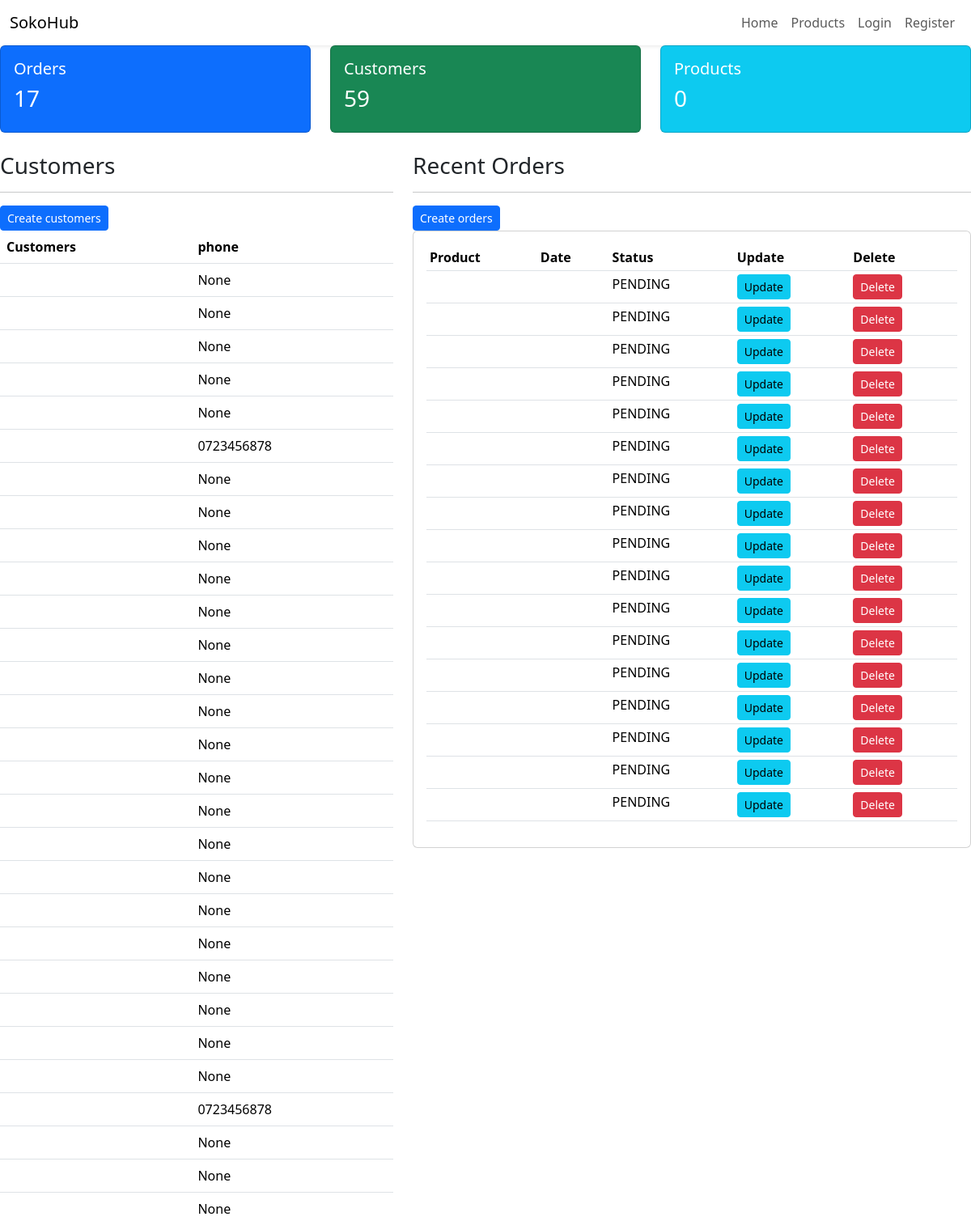
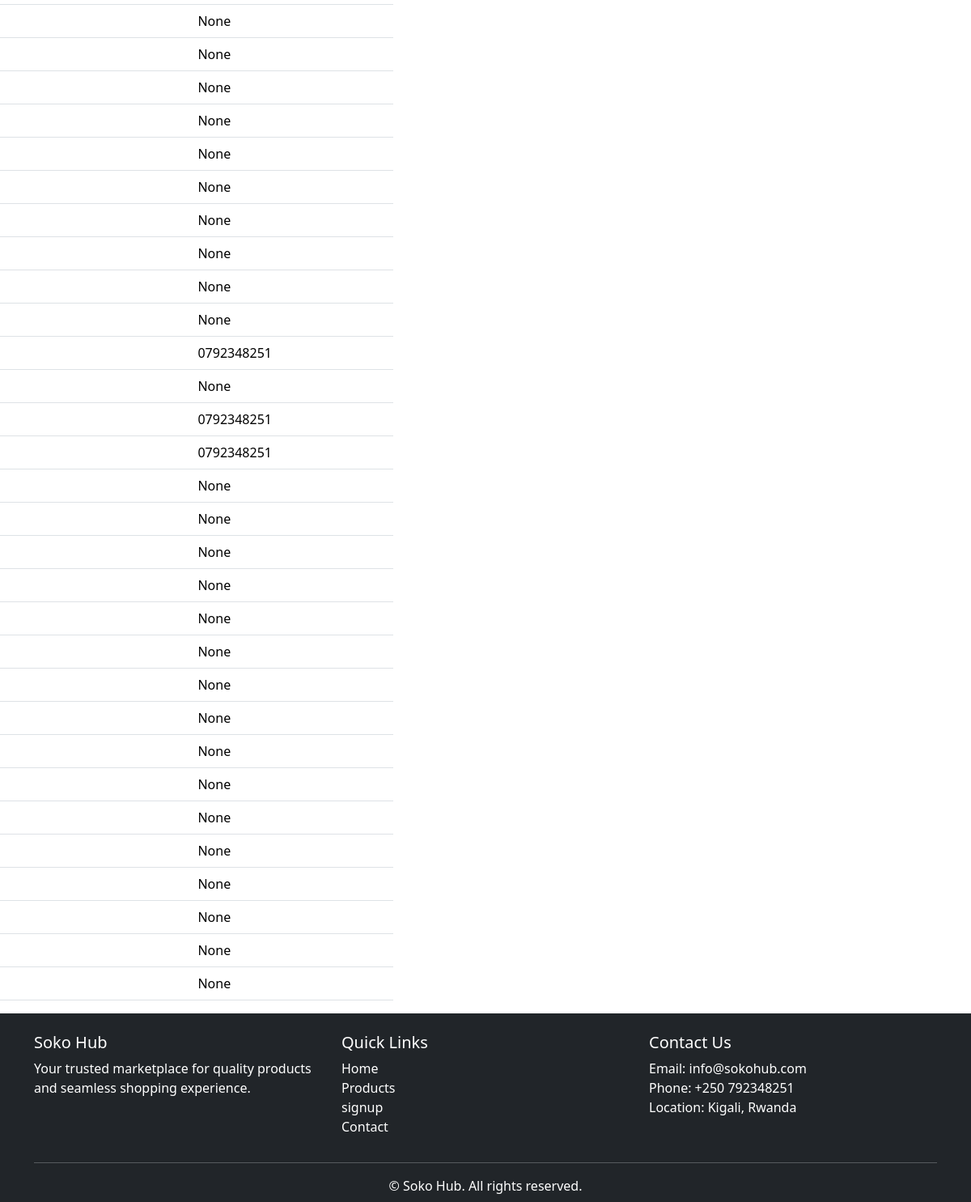
The app's page /orders/, older data (2 pictures, top to bottom).
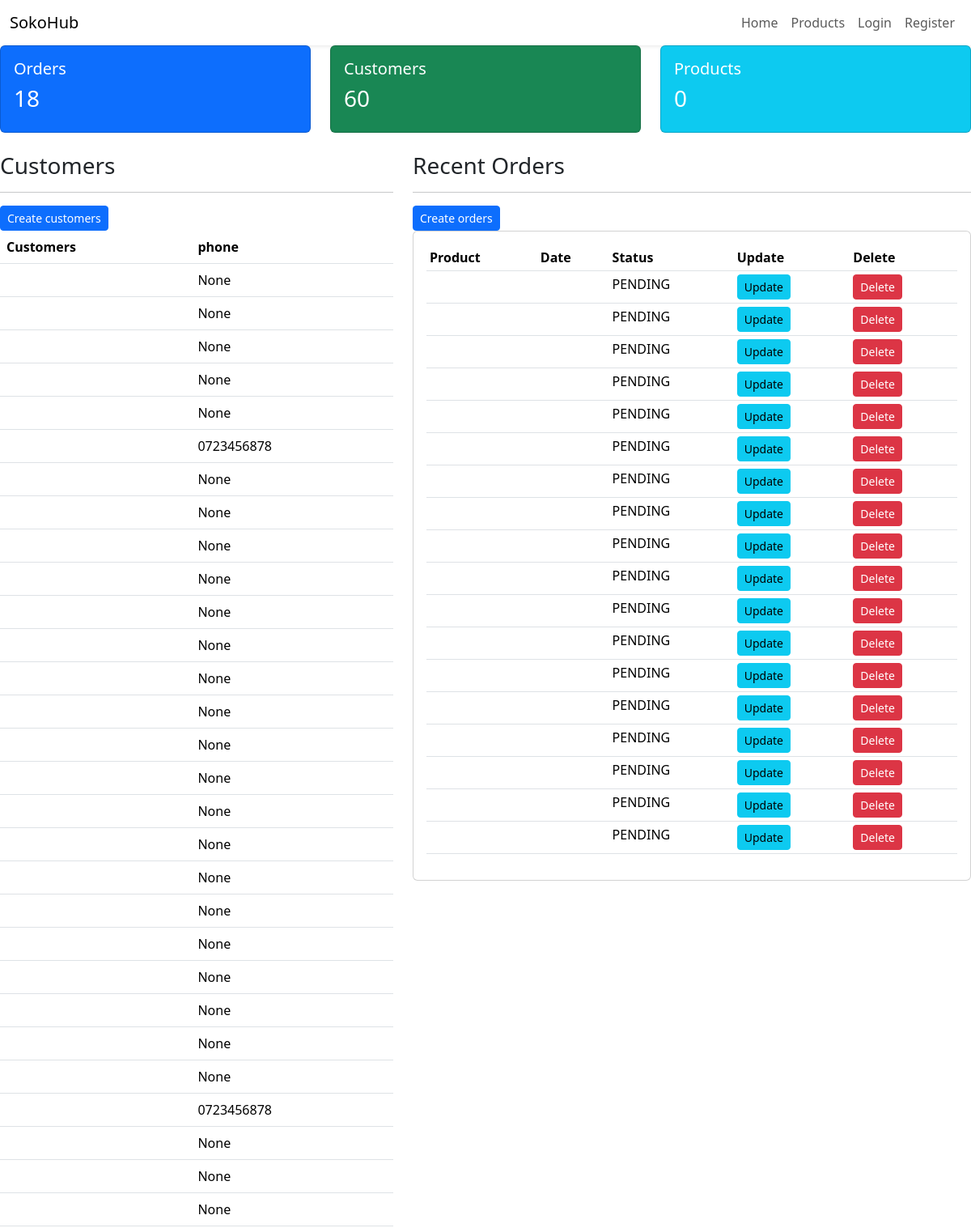
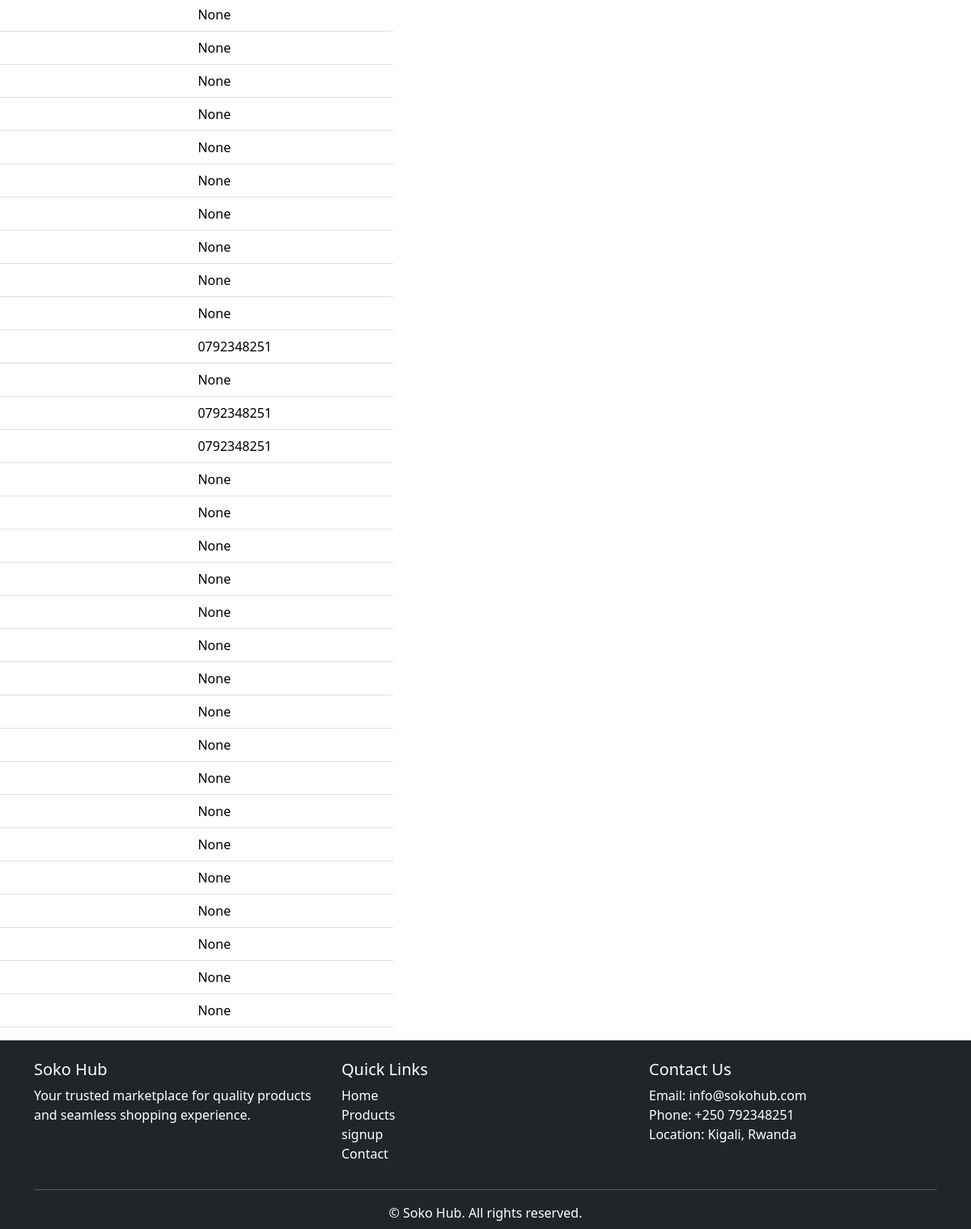
The same page, newer data (2 pictures, top to bottom).
### accounts/models.py (models this page shows)
class CustomUser(AbstractUser):
    USER_CHOICE_CUSTOMER= 'C',
    USER_CHOICE_VENDOR= 'V',
    USER_CHOICE = [
        ('V','Vendor'),
        ('C','Customer'),
    ]
    phone = models.CharField(max_length=15, blank=True, null=True)
    location = models.CharField(max_length=255)
    user_type= models.CharField(max_length = 150,choices= USER_CHOICE, default= USER_CHOICE_CUSTOMER)

### orders/models.py (models this page shows, shortened)
class Order(models.Model):
    STATUS_CHOICE = [
        ("PENDING","Pending"),
        ("PAID","Paid"),
        ("ACTIVE","Active")
    ]
    customer = models.ForeignKey('accounts.CustomUser',on_delete = models.CASCADE)
    phone = models.CharField( max_length=50)
    delivery_address = models.CharField(max_length=255)
    created_at  = models.DateTimeField(auto_now_add=True)
    status= models.CharField(max_length=255,choices = STATUS_CHOICE)
    total = models.IntegerField()

### orders/views.py (the view)
# urls.py: path('orders/', vendorOrder, name='vendor_orders'),
def vendorOrder(request):
    orders=Order.objects.all()
    customers= CustomUser.objects.all()
    total_customers = customers.count()
    total_orders = orders.count()
    paid = orders.filter(status='paid').count()
    pending = orders.filter(status='pending').count()
    active = orders.filter(status='active').count()
    context = {'orders':orders, 'customers':customers, 'total_orders': total_orders, 'paid': paid, 'pending': pending, 'active': active}
    return render(request, "vend_order.html", context)

### orders/templates/vend_order.html
{% extends "accounts/base.html" %}
{% block content %}
<div class="row mb-4">
    <div class="col-md-4">
        <div class="card card-body bg-primary text-white">
            <h5>Orders</h5>
            <h3>{{ orders|length }}</h3>
        </div>
    </div>
    <div class="col-md-4">
        <div class="card card-body bg-success text-white">
            <h5>Customers</h5>
            <h3>{{ customers|length }}</h3>
        </div>
    </div>
    <div class="col-md-4">
        <div class="card card-body bg-info text-white">
            <h5>Products</h5>
            <h3>{{ products|length }}</h3>
        </div>
    </div>
</div>
<div class="row">
    <div class="col-md-5">
        <h3>Customers</h3>
        <hr>
        <a class="btn btn-primary btn-sm btn-block" href="#">Create customers</a>
        <table class="table">
            <tr>
                <th>Customers</th>
                <th>phone</th>
            </tr>
          <tr>
            {% for customer in customers %}
            <tr>
               <td>{{ customer.name }}</td>
               <td>{{ customer.phone }} </td>
            </tr>
            {% endfor %}
          </tr>
        </table>
    </div>
    <div class="col-md-7">
        <h3>Recent Orders</h3>
        <hr>
        <a class="btn btn-primary btn-sm btn-block" href="#">Create orders</a>
        <div class="card card-body">
            <table class="table table-sm">
                <tr>
                    <th>Product</th>
                    <th>Date</th>
                    <th>Status</th>
                    <th>Update</th>
                    <th>Delete</th>
                </tr>
                {% for order in orders %}
                <tr>
                    <td>{{ order.product.name }}</td>
                    <td>{{ order.order_date }}</td>
                    <td>{{ order.status }}</td>
                    <td><a class="btn btn-info btn-sm" href="#">Update</a></td>
                    <td><a class="btn btn-danger btn-sm" href="#">Delete</a></td>
                </tr>
                {% endfor %}
            </table>
        </div>
    </div>
</div>
 {% endblock %}

Row changes from the older to the newer data that the page shows:
added CustomUser: phone "None"
added Order: status "PENDING"
Text that changed along with them:
{{ orders|length }}: "17" → "18"
{{ customers|length }}: "59" → "60"
